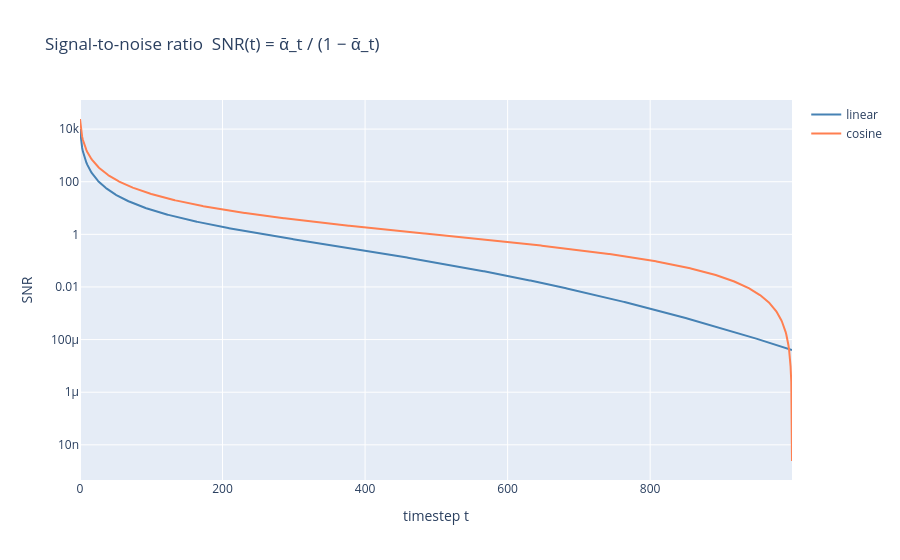

Notebook code for this chart:
### Code cell
# SNR(t) = ᾱ_t / (1 − ᾱ_t)  — higher means more signal relative to noise
ts = np.arange(T)
fig = go.Figure()
for name, sched, color in [("linear", lin, "steelblue"), ("cosine", cos, "coral")]:
    ab = np.array(sched["alphas_bar"])
    snr = ab / (1.0 - ab)
    fig.add_trace(go.Scatter(x=ts, y=snr, name=name, line=dict(color=color)))
fig.update_layout(
    title="Signal-to-noise ratio  SNR(t) = ᾱ_t / (1 − ᾱ_t)",
    xaxis_title="timestep t",
    yaxis_title="SNR",
    yaxis_type="log",
)
fig.show()

### Figure 1 — Plotly figure (JSON) as saved in the notebook; plotly's stock layout.template omitted (floating-point values rounded to 4 significant figures; data arrays with more than 128 entries replaced by an {"elided": "..."} marker saying what was removed)
{"data": [{"line": {"color": "steelblue"}, "name": "linear", "type": "scatter", "x": {"elided": "1000 int values"}, "y": {"elided": "1000 float values"}}, {"line": {"color": "coral"}, "name": "cosine", "type": "scatter", "x": {"elided": "1000 int values"}, "y": {"elided": "1000 float values"}}], "layout": {"title": {"text": "Signal-to-noise ratio  SNR(t) = ᾱ_t / (1 − ᾱ_t)"}, "xaxis": {"title": {"text": "timestep t"}}, "yaxis": {"title": {"text": "SNR"}, "type": "log"}}}
